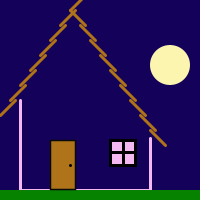
Frame 1 (no input)
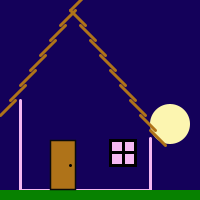
Frame 60 (the mouse pressed at the canvas centre just before this capture)
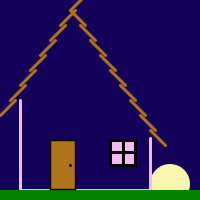
Frame 120 (the mouse held since frame 60 and released just before this capture)

The Processing sketch that drew these frames (run headless with seeded random() and noise(); from frame 60 on, the mouse is pressed at the canvas centre):

// Processing sketch: processing_97535
// ── processing_97535.pde

// Aline da Silva Lima

int j=65;
void setup()
{
  size (200, 200);
}


void draw() {
  background(20, 1, 90);
  noStroke ();
  fill(252, 245, 176);
  ellipse(170, j, 40, 40);//lua "caindo"
  j++;

  if (j==400)
  {
    j=0;
  }

  stroke(175, 115, 25);//telhas
  for (int x=15,y=100;x<140;x=x+10) {
    strokeWeight(3);
    line(x, y, x-15, y+15);
    y=y-15;
  }
  for (int x=70,y=10;x<160;x=x+10) {
    strokeWeight(3);
    line(x, y, x+15, y+15);
    y=y+15;
  }

  int w= mouseX;
  int z= mouseY;
  stroke(245, 185, 241);// janela, porta e "acessórios" da casa
  line(20, 100, 20, 190);
  line(20, 190, 150, 190);
  line(150, 138, 150, 190);
  noStroke();
  fill(7, 129, 0);
  rect(0, 190, 200, 10);
  fill (175, 115, 25);
  stroke (10);
  strokeWeight (1.5);
  rect (50, 140, 25, 49);//porta
  stroke (0);
  {
    if ( w>=50 && w<=75&& z>=140&& z<=190)// porta abrindo
      fill (255);
  }
  strokeWeight (3);
  fill (245, 185, 241);
  rect (110, 140, 25, 25);//janela
  line (110, 152, 135, 152);
  line (123, 140, 123, 165);//contorno porta e janela
  point (70, 165);//maceneta porta
}
